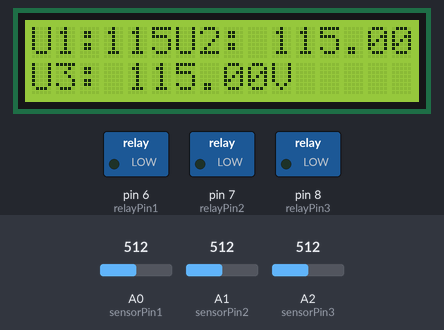
A sketch run on a simulated Arduino Uno, built with avr-gcc and run on an emulated ATmega328P. On the bench: 16×2 character LCD, switched loads named in the sketch (green lamp = pin HIGH). Inputs (shaded band) come from the test bench; at power-on: A0 (sensorPin1) = 512, A2 (sensorPin3) = 512, A1 (sensorPin2) = 512. What the sketch prints to the serial monitor is not drawn.

Above: at 3.2 s.
3.3 s: A0 (sensorPin1) set to 882
At 4.8 s:
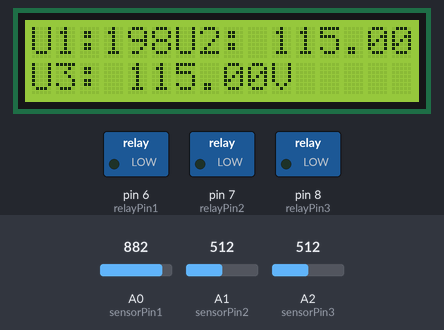
6.3 s: A0 (sensorPin1) set to 908
At 8.57 s:
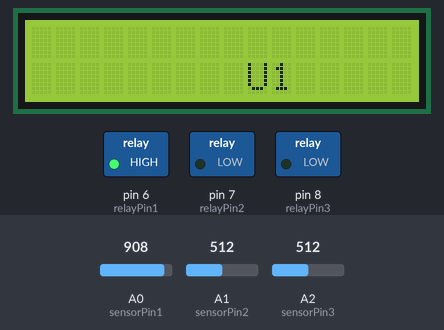
9.3 s: A2 (sensorPin3) set to 50
At 11.4 s:
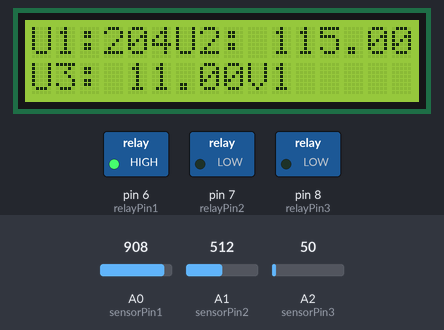
12.3 s: A2 (sensorPin3) set to 39
At 13.9 s:
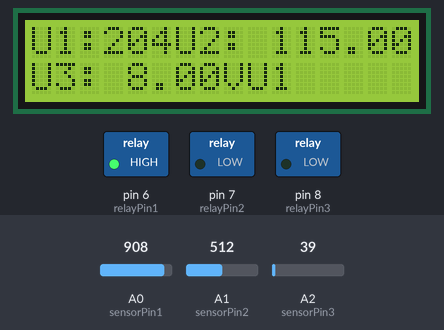
15.3 s: A1 (sensorPin2) set to 905
At 17.3 s:
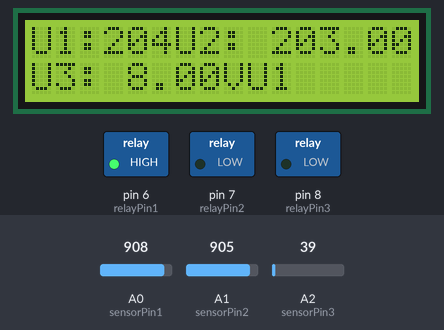
18.3 s: A1 (sensorPin2) set to 927
At 22.1 s:
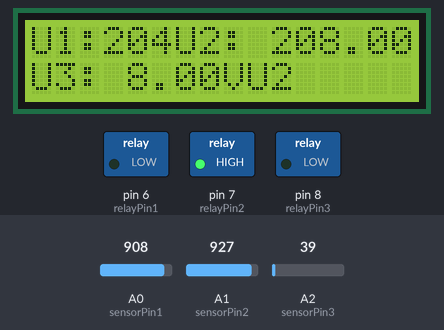
Timing chart, 0 to 22.3 s (numbered marks = the images above; inputs shaded):
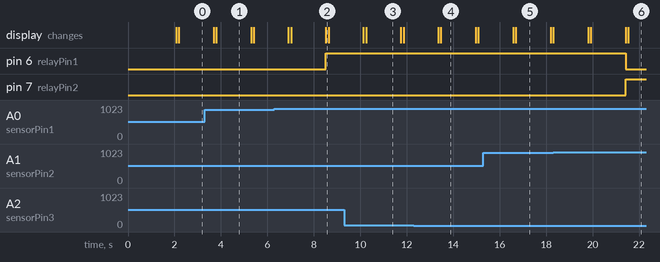

The sketch:

Ir_BENJY.ino
```cpp
#include <LiquidCrystal.h>

LiquidCrystal lcd(12, 11, 5, 4, 3, 2);  // Utilisation des broches 12, 11, 5, 4, 3 et 2 pour le LCD

const int sensorPin1 = A0;  // Broche analogique pour le premier capteur
const int sensorPin2 = A1;  // Broche analogique pour le deuxième capteur
const int sensorPin3 = A2;  // Broche analogique pour le troisième capteur

const int relayPin1 = 6;  // Broche de commande du relais 1
const int relayPin2 = 7;  // Broche de commande du relais 2
const int relayPin3 = 8;  // Broche de commande du relais 3

const int numSamples = 10;  // Nombre d'échantillons à prendre pour chaque capteur

void setup() {
  lcd.begin(16, 2);  // Initialisation de l'écran LCD
  Serial.begin(9600);  // Initialisation du moniteur série

  pinMode(relayPin1, OUTPUT);
  pinMode(relayPin2, OUTPUT);
  pinMode(relayPin3, OUTPUT);

  lcd.print("Mesure de tension");
  lcd.setCursor(0, 1);
  lcd.print("en cours...");
  delay(2000);
  lcd.clear();
}

void loop() {
  float total1 = 0.0;
  float total2 = 0.0;
  float total3 = 0.0;

  for (int i = 0; i < numSamples; i++) {
    total1 += analogRead(sensorPin1);
    total2 += analogRead(sensorPin2);
    total3 += analogRead(sensorPin3);
    delay(10);
  }

  float average1 = map(total1 / numSamples, 0, 1023, 0, 230);
  float average2 = map(total2 / numSamples, 0, 1023, 0, 230);
  float average3 = map(total3 / numSamples, 0, 1023, 0, 230);

  lcd.setCursor(0, 0);
  lcd.print("U1:");
  lcd.print(average1);
  lcd.print("V");

  lcd.setCursor(6, 0);
  lcd.print("U2: ");
  lcd.print(average2);
  lcd.print("V");

  lcd.setCursor(0, 1);
  lcd.print("U3: ");
  lcd.print(average3);
  lcd.print("V");

  Serial.print("U1: ");
  Serial.print(average1);
  Serial.print("V\t");

  Serial.print("U2: ");
  Serial.print(average2);
  Serial.print("V\t");

  Serial.print("U3: ");
  Serial.print(average3);
  Serial.println("V");

  delay(1500);
  lcd.clear();

  // Comparaison des tensions pour trouver la plus élevée dans la plage de 200V à 230V
  if (average1 >= 200 && average1 <= 230 && average1 >= average2 && average1 >= average3) {
    digitalWrite(relayPin1, HIGH);
    digitalWrite(relayPin2, LOW);
    digitalWrite(relayPin3, LOW);
      lcd.setCursor(9, 1);
  lcd.print("U1");
  Serial.println("U1");
  } else if (average2 >= 200 && average2 <= 230 && average2 >= average1 && average2 >= average3) {
    digitalWrite(relayPin1, LOW);
    digitalWrite(relayPin2, HIGH);
    digitalWrite(relayPin3, LOW);
      lcd.setCursor(9, 1);
  lcd.print("U2");
  Serial.println("U2");
  } else if (average3 >= 200 && average3 <= 230 && average3 >= average1 && average3 >= average2) {
    digitalWrite(relayPin1, LOW);
    digitalWrite(relayPin2, LOW);
    digitalWrite(relayPin3, HIGH);
      lcd.setCursor(9, 1);
  lcd.print("U3");
  Serial.println("U3");
  }
  else {
    digitalWrite(relayPin1, LOW);
    digitalWrite(relayPin2, LOW);
    digitalWrite(relayPin3, LOW);
  }
}
```

Measured:
- the behaviour switches between 889 and 890 on A0 (sensorPin1) (found by bisection; images 1 and 2)
- the behaviour switches between 45 and 44 on A2 (sensorPin3) (found by bisection; images 3 and 4)
- the behaviour switches between 911 and 912 on A1 (sensorPin2) (found by bisection; images 5 and 6)
- after the input at 3.3 s, the display: first differs from a run without the input after 0.49 s (image 1)
- after the input at 6.3 s, pin 6 (relayPin1): LOW → HIGH after 2.2 s; the display: first differs from a run without the input after 0.72 s (image 2 shows a later state)
- after the input at 9.3 s, the display: first differs from a run without the input after 0.95 s (image 3)
- after the input at 12.3 s, the display: first differs from a run without the input after 1.2 s (image 4)
- after the input at 15.3 s, the display: first differs from a run without the input after 1.4 s (image 5)
- after the input at 18.3 s, pin 6 (relayPin1): HIGH → LOW after 3.1 s; pin 7 (relayPin2): LOW → HIGH after 3.1 s; the display: first differs from a run without the input after 1.6 s (image 6 shows a later state)
